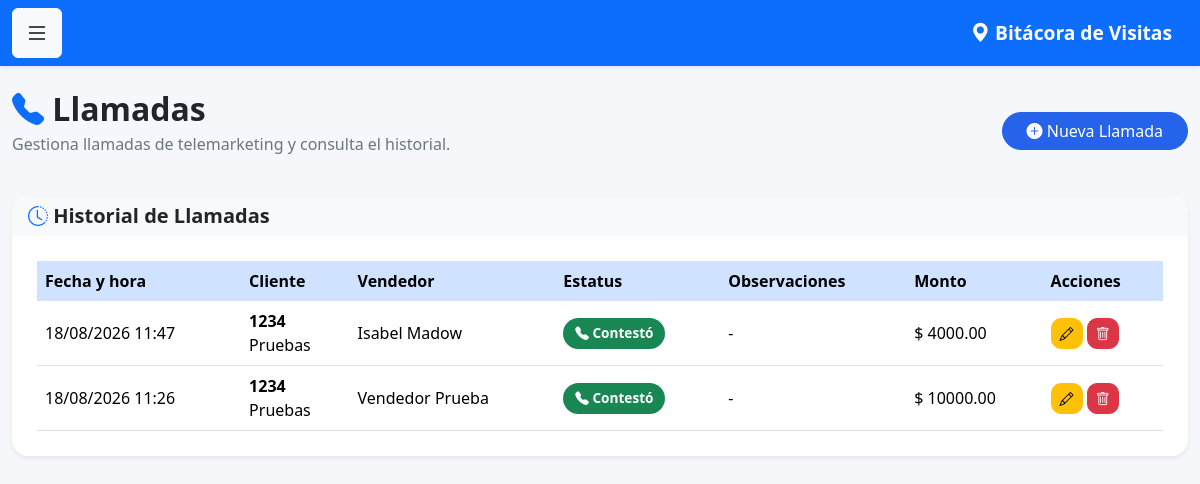
/llamadas (signed in), run on the app's committed database.
### models.py (models this page shows)
class Llamada(db.Model):
    __tablename__ = 'llamadas'
    id = db.Column(
        db.Integer,
        primary_key=True
    )
    fecha = db.Column(
        db.DateTime,
        default=datetime.now
    )
    estatus = db.Column(
        db.String(20),
        nullable=False,
        default='No contestó'
    )
    monto_venta = db.Column(
        db.Float,
        default=0
    )
    observaciones = db.Column(
        db.Text
    )
    cliente_id = db.Column(
        db.Integer,
        db.ForeignKey('clientes.id'),
        nullable=False
    )
    usuario_id = db.Column(
        db.Integer,
        db.ForeignKey('usuarios.id'),
        nullable=False
    )
    cliente = db.relationship(
        'Cliente',
        backref='llamadas'
    )
    usuario = db.relationship(
        'Usuario',
        backref='llamadas'
    )

class Cliente(db.Model):
    __tablename__ = 'clientes'
    id = db.Column(
        db.Integer,
        primary_key=True
    )
    num_cliente = db.Column(
        db.String(20),
        unique=True,
        nullable=False
    )
    nombre = db.Column(
        db.String(150),
        nullable=False
    )
    grupo = db.Column(
        db.String(100)
    )
    canal = db.Column(
        db.String(100)
    )
    vendedor = db.Column(
        db.Integer
    )

class Usuario(UserMixin, db.Model):
    __tablename__ = 'usuarios'
    id = db.Column(db.Integer, primary_key=True)
    nombre = db.Column(db.String(100), nullable=False)
    correo = db.Column(db.String(120), unique=True, nullable=False)
    password = db.Column(db.String(500), nullable=False)
    rol = db.Column(db.String(20), default='vendedor')
    activo = db.Column(db.Boolean, default=True)

### app.py (the view)
@app.route('/llamadas')
@login_required
def llamadas():
    if current_user.rol in ['admin', 'supervisor']:
        llamadas = Llamada.query.order_by(
            Llamada.fecha.desc()
        ).all()
    else:
        llamadas = Llamada.query.filter_by(
            usuario_id=current_user.id
        ).order_by(
            Llamada.fecha.desc()
        ).all()
    return render_template(
        'llamadas.html',
        llamadas=llamadas
    )

### app.py (called while the page is built)
@login_manager.user_loader
def load_user(user_id):
    return Usuario.query.get(int(user_id))

### templates/llamadas.html (shortened to what this page needs)
{% extends 'base.html' %}
{% block contenido %}
<div class="d-flex justify-content-between align-items-center mb-4">
    <div>
        <h2 class="fw-bold mb-1">
            <i class="bi bi-telephone-fill text-primary"></i>
            Llamadas
        </h2>
        <p class="text-muted">
            Gestiona llamadas de telemarketing y consulta el historial.
        </p>
    </div>
    <a href="{{ url_for('nueva_llamada') }}"
       class="btn btn-primary rounded-pill px-4">
        <i class="bi bi-plus-circle-fill"></i>
        Nueva Llamada
    </a>
</div>
<div class="card shadow-sm border-0 rounded-4">
    <div class="card-header bg-light">
        <h5 class="mb-0">
            <i class="bi bi-clock-history text-primary"></i>
            Historial de Llamadas
        </h5>
    </div>
    <div class="card-body">
        <div class="table-responsive">
            <table class="table table-hover align-middle">
                <thead class="table-primary">
                    <tr>
                        <th>Fecha y hora</th>
                        <th>Cliente</th>
                        <th>Vendedor</th>
                        <th>Estatus</th>
                        <th>Observaciones</th>
                        <th>Monto</th>
                        <th>Acciones</th>
                    </tr>
                </thead>
                <tbody>
                    {% for llamada in llamadas %}
                    <tr>
                        <td>
                            {{ llamada.fecha.strftime('%d/%m/%Y %H:%M') }}
                        </td>
                        <td>
                            <strong>
                                {{ llamada.cliente.num_cliente }}
                            </strong>
                            <br>
                            {{ llamada.cliente.nombre }}
                        </td>
                        <td>
                            {{ llamada.usuario.nombre }}
                        </td>
                        <td>
                            {% if llamada.estatus == 'Contestó' %}
                                <span class="badge bg-success">
                                    <i class="bi bi-telephone-fill"></i>
                                    Contestó
                                </span>
                            {% else %}
                                <span class="badge bg-secondary">
                                    <i class="bi bi-telephone-x-fill"></i>
                                    No contestó
                                </span>
                            {% endif %}
                        </td>
                        <td>
                            {{ llamada.observaciones or '-' }}
                        </td>
                        <td>
                            $ {{ "%.2f"|format(llamada.monto_venta or 0) }}
                        </td>
                        <td>
                            <a href="/llamada/editar/{{ llamada.id }}"
                               class="btn btn-warning btn-sm"
                               title="Editar">
                                <i class="bi bi-pencil"></i>
                            </a>
                            {% if current_user.rol == 'admin' %}
                            <a href="/llamada/eliminar/{{ llamada.id }}"
                               class="btn btn-danger btn-sm"
                               title="Eliminar"
                               onclick="return confirm('¿Está seguro de eliminar esta llamada?');">
                                <i class="bi bi-trash"></i>
                            </a>
                            {% endif %}
                        </td>
                    </tr>
                    {% endfor %}
                </tbody>
            </table>
        </div>
    </div>
</div>
{% endblock %}

### static/css/style.css (style rules this page uses)
body { background: #f5f7fb; font-family: "Segoe UI", Roboto, Helvetica, Arial, sans-serif; color: #212529; }
h1, h2, h3, h4, h5 { font-weight: 700; }
.text-muted { color: #6c757d !important; }
.card { border: none; border-radius: 18px; overflow: hidden; box-shadow: 0 6px 18px rgba(0,0,0,.08); }
.card-header { border: none; }
.card-body { padding: 25px; }
.btn { transition:.25s; }
.btn-primary { background:#2563eb; border-color:#2563eb; }
.table { margin-bottom:0; }
.table thead th { font-weight:600; border:none; }
.table-hover tbody tr { transition:.25s; }
.table td, .table th { vertical-align:middle; }
.badge { padding:8px 12px; border-radius:20px; font-size:.85rem; }
.btn-sm { border-radius:10px; }
.table td { max-width:250px; }
.table td:nth-child(4) { white-space:normal; }

### data on the page
Llamada: fecha "18/08/2026 11:47", cliente.num_cliente "1234", cliente.nombre "Pruebas", usuario.nombre "Isabel Madow", estatus "Contestó" (drawn), observaciones "-", monto_venta "4000.00"
Llamada: fecha "18/08/2026 11:26", cliente.num_cliente "1234", cliente.nombre "Pruebas", usuario.nombre "Vendedor Prueba", estatus "Contestó" (drawn), observaciones "-", monto_venta "10000.00"
